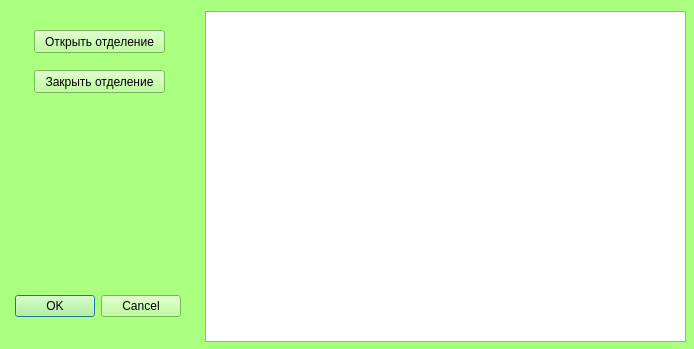
<?xml version="1.0" encoding="UTF-8"?>
<ui version="4.0">
 <class>school</class>
 <widget class="QDialog" name="school">
  <property name="geometry">
   <rect>
    <x>0</x>
    <y>0</y>
    <width>694</width>
    <height>349</height>
   </rect>
  </property>
  <property name="palette">
   <palette>
    <active>
     <colorrole role="WindowText">
      <brush brushstyle="SolidPattern">
       <color alpha="255">
        <red>0</red>
        <green>0</green>
        <blue>0</blue>
       </color>
      </brush>
     </colorrole>
     <colorrole role="Button">
      <brush brushstyle="SolidPattern">
       <color alpha="255">
        <red>170</red>
        <green>255</green>
        <blue>127</blue>
       </color>
      </brush>
     </colorrole>
     <colorrole role="Light">
      <brush brushstyle="SolidPattern">
       <color alpha="255">
        <red>255</red>
        <green>255</green>
        <blue>255</blue>
       </color>
      </brush>
     </colorrole>
     <colorrole role="Midlight">
      <brush brushstyle="SolidPattern">
       <color alpha="255">
        <red>212</red>
        <green>255</green>
        <blue>191</blue>
       </color>
      </brush>
     </colorrole>
     <colorrole role="Dark">
      <brush brushstyle="SolidPattern">
       <color alpha="255">
        <red>85</red>
        <green>127</green>
        <blue>63</blue>
       </color>
      </brush>
     </colorrole>
     <colorrole role="Mid">
      <brush brushstyle="SolidPattern">
       <color alpha="255">
        <red>113</red>
        <green>170</green>
        <blue>84</blue>
       </color>
      </brush>
     </colorrole>
     <colorrole role="Text">
      <brush brushstyle="SolidPattern">
       <color alpha="255">
        <red>0</red>
        <green>0</green>
        <blue>0</blue>
       </color>
      </brush>
     </colorrole>
     <colorrole role="BrightText">
      <brush brushstyle="SolidPattern">
       <color alpha="255">
        <red>255</red>
        <green>255</green>
        <blue>255</blue>
       </color>
      </brush>
     </colorrole>
     <colorrole role="ButtonText">
      <brush brushstyle="SolidPattern">
       <color alpha="255">
        <red>0</red>
        <green>0</green>
        <blue>0</blue>
       </color>
      </brush>
     </colorrole>
     <colorrole role="Base">
      <brush brushstyle="SolidPattern">
       <color alpha="255">
        <red>255</red>
        <green>255</green>
        <blue>255</blue>
       </color>
      </brush>
     </colorrole>
     <colorrole role="Window">
      <brush brushstyle="SolidPattern">
       <color alpha="255">
        <red>170</red>
        <green>255</green>
        <blue>127</blue>
       </color>
      </brush>
     </colorrole>
     <colorrole role="Shadow">
      <brush brushstyle="SolidPattern">
       <color alpha="255">
        <red>0</red>
        <green>0</green>
        <blue>0</blue>
       </color>
      </brush>
     </colorrole>
     <colorrole role="AlternateBase">
      <brush brushstyle="SolidPattern">
       <color alpha="255">
        <red>212</red>
        <green>255</green>
        <blue>191</blue>
       </color>
      </brush>
     </colorrole>
     <colorrole role="ToolTipBase">
      <brush brushstyle="SolidPattern">
       <color alpha="255">
        <red>255</red>
        <green>255</green>
        <blue>220</blue>
       </color>
      </brush>
     </colorrole>
     <colorrole role="ToolTipText">
      <brush brushstyle="SolidPattern">
       <color alpha="255">
        <red>0</red>
        <green>0</green>
        <blue>0</blue>
       </color>
      </brush>
     </colorrole>
    </active>
    <inactive>
     <colorrole role="WindowText">
      <brush brushstyle="SolidPattern">
       <color alpha="255">
        <red>0</red>
        <green>0</green>
        <blue>0</blue>
       </color>
      </brush>
     </colorrole>
     <colorrole role="Button">
      <brush brushstyle="SolidPattern">
       <color alpha="255">
        <red>170</red>
        <green>255</green>
        <blue>127</blue>
       </color>
      </brush>
     </colorrole>
     <colorrole role="Light">
      <brush brushstyle="SolidPattern">
       <color alpha="255">
        <red>255</red>
        <green>255</green>
        <blue>255</blue>
       </color>
      </brush>
     </colorrole>
     <colorrole role="Midlight">
      <brush brushstyle="SolidPattern">
       <color alpha="255">
        <red>212</red>
        <green>255</green>
        <blue>191</blue>
       </color>
      </brush>
     </colorrole>
     <colorrole role="Dark">
      <brush brushstyle="SolidPattern">
       <color alpha="255">
        <red>85</red>
        <green>127</green>
        <blue>63</blue>
       </color>
      </brush>
     </colorrole>
     <colorrole role="Mid">
      <brush brushstyle="SolidPattern">
       <color alpha="255">
        <red>113</red>
        <green>170</green>
        <blue>84</blue>
       </color>
      </brush>
     </colorrole>
     <colorrole role="Text">
      <brush brushstyle="SolidPattern">
       <color alpha="255">
        <red>0</red>
        <green>0</green>
        <blue>0</blue>
       </color>
      </brush>
     </colorrole>
     <colorrole role="BrightText">
      <brush brushstyle="SolidPattern">
       <color alpha="255">
        <red>255</red>
        <green>255</green>
        <blue>255</blue>
       </color>
      </brush>
     </colorrole>
     <colorrole role="ButtonText">
      <brush brushstyle="SolidPattern">
       <color alpha="255">
        <red>0</red>
        <green>0</green>
        <blue>0</blue>
       </color>
      </brush>
     </colorrole>
     <colorrole role="Base">
      <brush brushstyle="SolidPattern">
       <color alpha="255">
        <red>255</red>
        <green>255</green>
        <blue>255</blue>
       </color>
      </brush>
     </colorrole>
     <colorrole role="Window">
      <brush brushstyle="SolidPattern">
       <color alpha="255">
        <red>170</red>
        <green>255</green>
        <blue>127</blue>
       </color>
      </brush>
     </colorrole>
     <colorrole role="Shadow">
      <brush brushstyle="SolidPattern">
       <color alpha="255">
        <red>0</red>
        <green>0</green>
        <blue>0</blue>
       </color>
      </brush>
     </colorrole>
     <colorrole role="AlternateBase">
      <brush brushstyle="SolidPattern">
       <color alpha="255">
        <red>212</red>
        <green>255</green>
        <blue>191</blue>
       </color>
      </brush>
     </colorrole>
     <colorrole role="ToolTipBase">
      <brush brushstyle="SolidPattern">
       <color alpha="255">
        <red>255</red>
        <green>255</green>
        <blue>220</blue>
       </color>
      </brush>
     </colorrole>
     <colorrole role="ToolTipText">
      <brush brushstyle="SolidPattern">
       <color alpha="255">
        <red>0</red>
        <green>0</green>
        <blue>0</blue>
       </color>
      </brush>
     </colorrole>
    </inactive>
    <disabled>
     <colorrole role="WindowText">
      <brush brushstyle="SolidPattern">
       <color alpha="255">
        <red>85</red>
        <green>127</green>
        <blue>63</blue>
       </color>
      </brush>
     </colorrole>
     <colorrole role="Button">
      <brush brushstyle="SolidPattern">
       <color alpha="255">
        <red>170</red>
        <green>255</green>
        <blue>127</blue>
       </color>
      </brush>
     </colorrole>
     <colorrole role="Light">
      <brush brushstyle="SolidPattern">
       <color alpha="255">
        <red>255</red>
        <green>255</green>
        <blue>255</blue>
       </color>
      </brush>
     </colorrole>
     <colorrole role="Midlight">
      <brush brushstyle="SolidPattern">
       <color alpha="255">
        <red>212</red>
        <green>255</green>
        <blue>191</blue>
       </color>
      </brush>
     </colorrole>
     <colorrole role="Dark">
      <brush brushstyle="SolidPattern">
       <color alpha="255">
        <red>85</red>
        <green>127</green>
        <blue>63</blue>
       </color>
      </brush>
     </colorrole>
     <colorrole role="Mid">
      <brush brushstyle="SolidPattern">
       <color alpha="255">
        <red>113</red>
        <green>170</green>
        <blue>84</blue>
       </color>
      </brush>
     </colorrole>
     <colorrole role="Text">
      <brush brushstyle="SolidPattern">
       <color alpha="255">
        <red>85</red>
        <green>127</green>
        <blue>63</blue>
       </color>
      </brush>
     </colorrole>
     <colorrole role="BrightText">
      <brush brushstyle="SolidPattern">
       <color alpha="255">
        <red>255</red>
        <green>255</green>
        <blue>255</blue>
       </color>
      </brush>
     </colorrole>
     <colorrole role="ButtonText">
      <brush brushstyle="SolidPattern">
       <color alpha="255">
        <red>85</red>
        <green>127</green>
        <blue>63</blue>
       </color>
      </brush>
     </colorrole>
     <colorrole role="Base">
      <brush brushstyle="SolidPattern">
       <color alpha="255">
        <red>170</red>
        <green>255</green>
        <blue>127</blue>
       </color>
      </brush>
     </colorrole>
     <colorrole role="Window">
      <brush brushstyle="SolidPattern">
       <color alpha="255">
        <red>170</red>
        <green>255</green>
        <blue>127</blue>
       </color>
      </brush>
     </colorrole>
     <colorrole role="Shadow">
      <brush brushstyle="SolidPattern">
       <color alpha="255">
        <red>0</red>
        <green>0</green>
        <blue>0</blue>
       </color>
      </brush>
     </colorrole>
     <colorrole role="AlternateBase">
      <brush brushstyle="SolidPattern">
       <color alpha="255">
        <red>170</red>
        <green>255</green>
        <blue>127</blue>
       </color>
      </brush>
     </colorrole>
     <colorrole role="ToolTipBase">
      <brush brushstyle="SolidPattern">
       <color alpha="255">
        <red>255</red>
        <green>255</green>
        <blue>220</blue>
       </color>
      </brush>
     </colorrole>
     <colorrole role="ToolTipText">
      <brush brushstyle="SolidPattern">
       <color alpha="255">
        <red>0</red>
        <green>0</green>
        <blue>0</blue>
       </color>
      </brush>
     </colorrole>
    </disabled>
   </palette>
  </property>
  <property name="windowTitle">
   <string>Отделения</string>
  </property>
  <widget class="QDialogButtonBox" name="buttonBox">
   <property name="geometry">
    <rect>
     <x>-160</x>
     <y>290</y>
     <width>341</width>
     <height>32</height>
    </rect>
   </property>
   <property name="orientation">
    <enum>Qt::Horizontal</enum>
   </property>
   <property name="standardButtons">
    <set>QDialogButtonBox::Cancel|QDialogButtonBox::Ok</set>
   </property>
  </widget>
  <widget class="QTableView" name="tableView">
   <property name="geometry">
    <rect>
     <x>205</x>
     <y>11</y>
     <width>481</width>
     <height>331</height>
    </rect>
   </property>
  </widget>
  <widget class="QPushButton" name="pushButton">
   <property name="geometry">
    <rect>
     <x>34</x>
     <y>30</y>
     <width>131</width>
     <height>23</height>
    </rect>
   </property>
   <property name="text">
    <string>Открыть отделение</string>
   </property>
  </widget>
  <widget class="QPushButton" name="pushButton_2">
   <property name="geometry">
    <rect>
     <x>34</x>
     <y>70</y>
     <width>131</width>
     <height>23</height>
    </rect>
   </property>
   <property name="text">
    <string>Закрыть отделение</string>
   </property>
  </widget>
 </widget>
 <resources/>
 <connections>
  <connection>
   <sender>buttonBox</sender>
   <signal>accepted()</signal>
   <receiver>school</receiver>
   <slot>accept()</slot>
   <hints>
    <hint type="sourcelabel">
     <x>248</x>
     <y>254</y>
    </hint>
    <hint type="destinationlabel">
     <x>157</x>
     <y>274</y>
    </hint>
   </hints>
  </connection>
  <connection>
   <sender>buttonBox</sender>
   <signal>rejected()</signal>
   <receiver>school</receiver>
   <slot>reject()</slot>
   <hints>
    <hint type="sourcelabel">
     <x>316</x>
     <y>260</y>
    </hint>
    <hint type="destinationlabel">
     <x>286</x>
     <y>274</y>
    </hint>
   </hints>
  </connection>
 </connections>
</ui>
